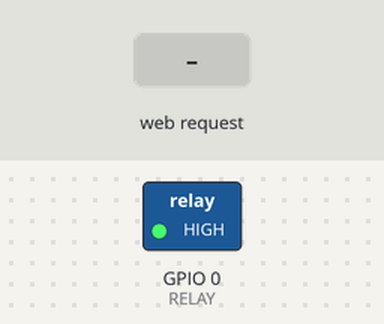
The sketch below on a simulated ESP8266 (NodeMCU). Parts: switched loads named in the sketch (green lamp = pin HIGH). The inputs (shaded band) are chosen by the test bench. WiFi joins after 1.5 s; servers stay silent unless stated; what the sketch prints to the serial monitor is not drawn.

Above: at 2.7 s.
2.8 s: HTTP request GET /BUTTON received
At 3.8 s:
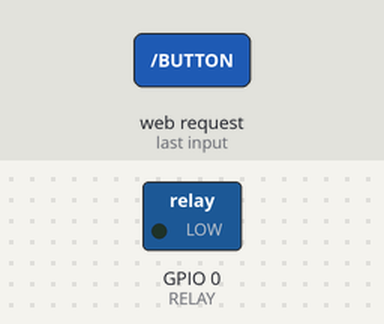
5.5 s: HTTP request GET / received
7.0 s: HTTP request GET /info received
Timing chart, 0 to 10.0 s (numbered marks = the images above; inputs shaded):
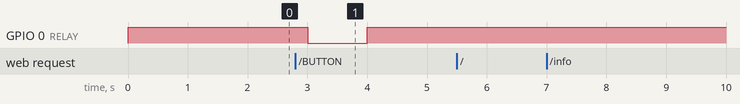

The sketch:

ESP8266-01-Garage-Door-Opener.ino
```cpp
#include <ESP8266WiFi.h>
#include <ESP8266mDNS.h>
#include <ESP8266WebServer.h>

const char* ssid = "myssid"; // fill in here your router or wifi SSID
const char* password = "ssidpassword"; // fill in here your router or wifi password
const char* dnsName = "garagedoor"; // mDNS Hostname

#define RELAY 0 // relay connected to  GPIO0

ESP8266WebServer server(80);

void setup()
{
  Serial.begin(115200); // must be same baudrate with the Serial Monitor
  while (!Serial) {
      delay(10);
  }
  Serial.println(dnsName);

  pinMode(RELAY,OUTPUT);
  digitalWrite(RELAY, HIGH);

  // Connect to WiFi network
  Serial.print("Connecting to ");
  Serial.println(ssid);
  WiFi.begin(ssid, password);
  while (WiFi.status() != WL_CONNECTED) {
    delay(500);
    Serial.print(".");
  }
  Serial.println("");
  Serial.println("WiFi connected");
  Serial.print("IP address: ");
  Serial.println(WiFi.localIP());

  if(WiFi.status() == WL_CONNECTED) { //If WiFi connected to hot spot then start mDNS
    if (MDNS.begin(dnsName)) {
      Serial.println("mDNS started");
    }
  }

  // Start the server
  server.on("/", handle_OnConnect);
  server.on("/BUTTON", handle_BUTTON);
  server.on("/info", handle_Info);
  server.onNotFound(handle_NotFound);
  server.begin();
  Serial.println("Server started");
  MDNS.addService("http", "tcp", 80);

}

void loop()
{
  MDNS.update();

  // Check if a client has connected
  server.handleClient();

  delay(500);
}

void handle_OnConnect() {
  Serial.println("new client");
  server.send(200, "text/html", SendHTML());
}

void handle_BUTTON() {
  Serial.println("BUTTON Pressed");
  digitalWrite(RELAY,LOW);
  delay(1000);
  digitalWrite(RELAY,HIGH);
  server.send(200, "text/html", SendHTML());
}

void handle_Info() {
  // Print Information to the System Console
  Serial.println("--- Info ---");
  Serial.print("Connected to: ");
  Serial.println(ssid);
  Serial.print("IP address: ");
  Serial.println(WiFi.localIP());
  Serial.print("mDNS Hostname: ");
  Serial.println(dnsName);
  if(WiFi.status() == WL_CONNECTED) { //If WiFi connected to hot spot then start mDNS
    Serial.println("WiFi.status() == WL_CONNECTED");
  } else {
    Serial.println("WiFi.status() != WL_CONNECTED");
  }
  Serial.print("Client IP: ");
  Serial.println(server.client().remoteIP());
  Serial.println("");

  // Send Information to the Web Interface
  server.send(200, "text/html", SendInfo());
}

void handle_NotFound(){
  server.send(404, "text/plain", "Not found");
}

String SendHTML(){
  String ptr = "<!DOCTYPE html> <html>\n";
  ptr +="<head><meta name=\"viewport\" content=\"width=device-width, initial-scale=1\">\n";
  ptr +="<link rel=\"icon\" href=\"data:,\">\n";
  ptr +="<style>\n";
  ptr +="html {font-family: Helvetica; display: inline-block; margin: 0px auto; text-align: center;}\n";
  ptr +=".button { padding: 16px 40px; text-decoration: none; font-size: 30px; margin: 2px; cursor: pointer;}\n";
  ptr +="</style>\n";
  ptr +="<title>ESP8266-01 RELAY Control</title></head>\n";
  ptr +="<body><h1>ESP8266-01 RELAY Control</h1>\n";
  ptr +="<br>\n";
  ptr +="<a href=\"/BUTTON\"><button class=\"button\">Press</button></a> GPIO0 Relay Button<br>\n";
  ptr +="</body>\n";
  ptr +="</html>\n";
  return ptr;
}

String SendInfo(){
  String ptr = "<!DOCTYPE html> <html>\n";
  ptr +="<head><meta name=\"viewport\" content=\"width=device-width, initial-scale=1\">\n";
  ptr +="<link rel=\"icon\" href=\"data:,\">\n";
  ptr +="<style>\n";
  ptr +="html {font-family: Helvetica; display: inline-block; margin: 0px auto; text-align: center;}\n";
  ptr +=".button { padding: 16px 40px; text-decoration: none; font-size: 30px; margin: 2px; cursor: pointer;}\n";
  ptr +="</style>\n";
  ptr +="<title>ESP8266-01 RELAY Control</title></head>\n";
  ptr +="<body><h1>ESP8266-01 RELAY Control</h1>\n";
  ptr +="<br><div align=left>\n";
  ptr +="Client IP: ";
  ptr +=server.client().remoteIP().toString();
  ptr +="<br>\n";
  ptr +="Connected to: ";
  ptr +=ssid;
  ptr +="<br>\n";
  ptr +="mDNS Hostname: ";
  ptr +=dnsName;
  ptr +="<br>\n";
  ptr +="Server IP : ";
  ptr += WiFi.localIP().toString();
  ptr +="<br>\n";
  if(WiFi.status() == WL_CONNECTED) { //If WiFi connected to hot spot then start mDNS
    ptr +="WiFi.status() == WL_CONNECTED\n";
  } else {
    ptr +="WiFi.status() != WL_CONNECTED\n";
  }
  ptr +="<br>\n";
  ptr +="<br>\n";
  ptr +="mDNS.local/BUTTON<br>\n";
  ptr +="mDNS.local/info<br>\n";
  ptr +="</div><br>\n<br>\n";
  ptr +="<a href=\"/BUTTON\"><button class=\"button\">Press</button></a> GPIO0 Relay Button<br>\n";
  ptr +="</body>\n";
  ptr +="</html>\n";
  return ptr;
}
```

Measured:
- after the input at 2.8 s, GPIO 0 (RELAY): HIGH → LOW after 0.20 s, → HIGH 1.0 s later
- after the input at 5.5 s, every drawn part: stays the same
- after the input at 7.0 s, every drawn part: stays the same
